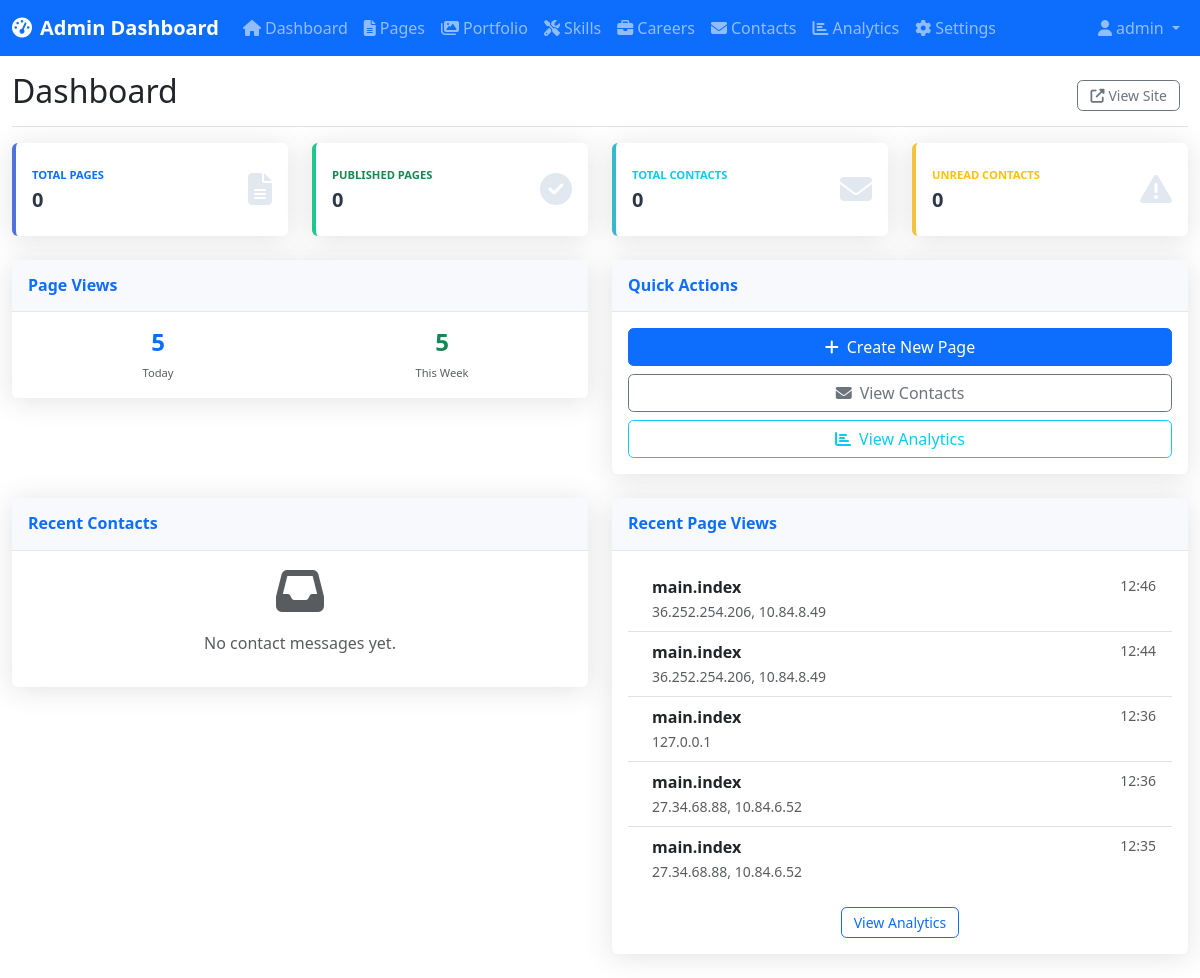
The page /admin/ (signed in) on the database as committed earlier.
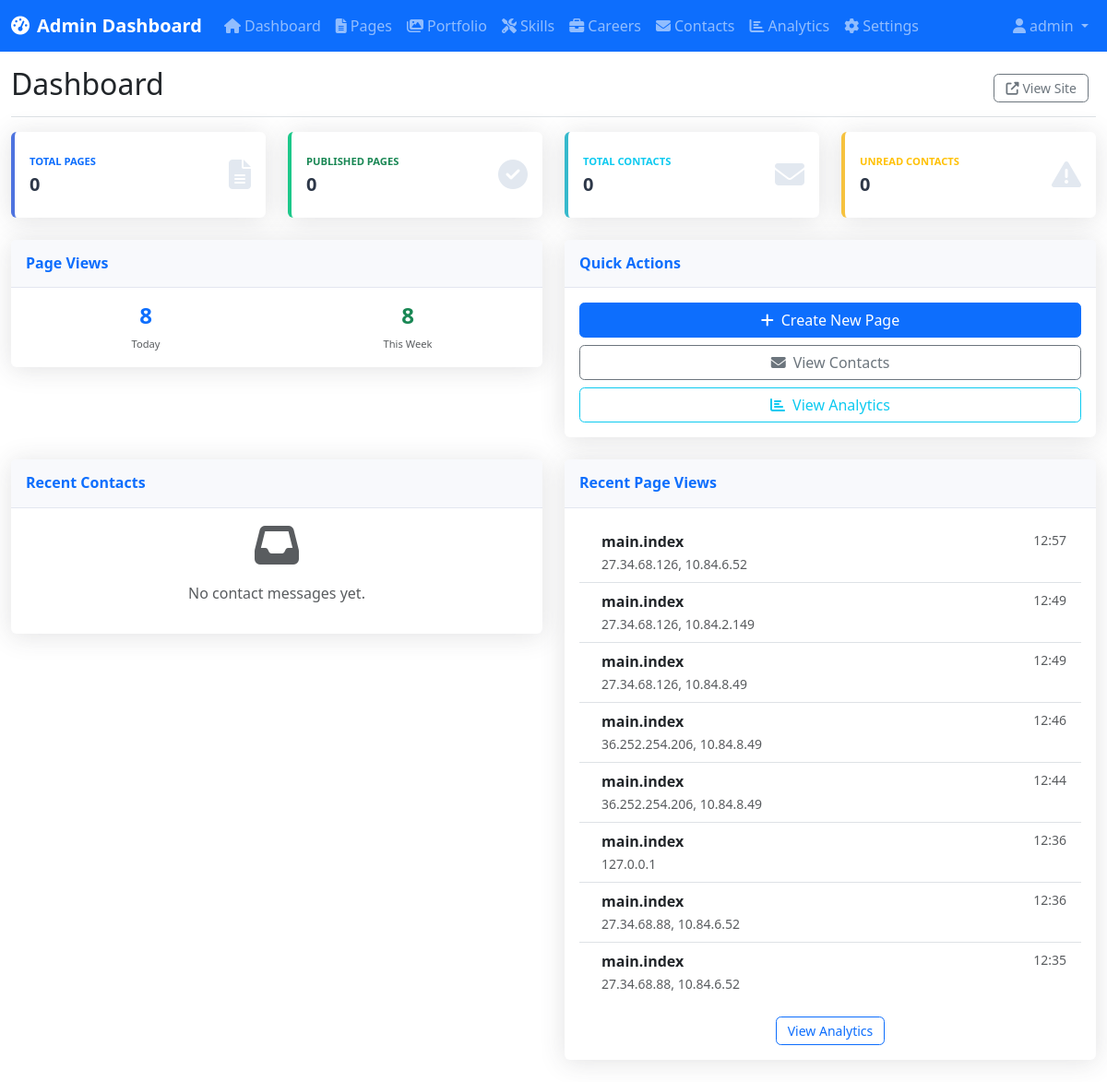
The same page on the database as committed later.
### models.py (models this page shows, shortened)
class Admin(UserMixin, db.Model):
    id = db.Column(db.Integer, primary_key=True)
    username = db.Column(db.String(64), unique=True, nullable=False)
    email = db.Column(db.String(120), unique=True, nullable=False)
    password_hash = db.Column(db.String(256), nullable=False)
    created_at = db.Column(db.DateTime, default=datetime.utcnow)
    last_login = db.Column(db.DateTime)
    active = db.Column(db.Boolean, default=True)

class Analytics(db.Model):
    id = db.Column(db.Integer, primary_key=True)
    page_url = db.Column(db.String(500), nullable=False)
    page_title = db.Column(db.String(200))
    ip_address = db.Column(db.String(45))
    user_agent = db.Column(db.String(500))
    referer = db.Column(db.String(500))
    timestamp = db.Column(db.DateTime, default=datetime.utcnow)
    session_id = db.Column(db.String(100))

### admin.py (the view)
@admin_bp.route('/')
@login_required
def dashboard():
    stats = {
        'total_pages': Page.query.count(),
        'published_pages': Page.query.filter_by(is_published=True).count(),
        'total_contacts': Contact.query.count(),
        'unread_contacts': Contact.query.filter_by(is_read=False).count(),
        'page_views_today': Analytics.query.filter(
            Analytics.timestamp >= datetime.utcnow().date()
        ).count(),
        'page_views_week': Analytics.query.filter(
            Analytics.timestamp >= datetime.utcnow() - timedelta(days=7)
        ).count(),
    }
    recent_contacts = Contact.query.order_by(Contact.created_at.desc()).limit(5).all()
    recent_views = Analytics.query.order_by(Analytics.timestamp.desc()).limit(10).all()
    return render_template('admin/dashboard.html',
                         stats=stats,
                         recent_contacts=recent_contacts,
                         recent_views=recent_views)

### templates/admin/dashboard.html (shortened to what this page needs)
{% extends "admin/base.html" %}
{% block content %}
<div class="d-flex justify-content-between flex-wrap flex-md-nowrap align-items-center pt-3 pb-2 mb-3 border-bottom">
    <h1 class="h2">Dashboard</h1>
    <div class="btn-toolbar mb-2 mb-md-0">
        <div class="btn-group me-2">
            <a href="{{ url_for('main.index') }}" class="btn btn-sm btn-outline-secondary" target="_blank">
                <i class="fas fa-external-link-alt me-1"></i>View Site
            </a>
        </div>
    </div>
</div>
<div class="row">
    <div class="col-xl-3 col-md-6 mb-4">
        <div class="card border-left-primary shadow h-100 py-2">
            <div class="card-body">
                <div class="row no-gutters align-items-center">
                    <div class="col me-2">
                        <div class="text-xs font-weight-bold text-primary text-uppercase mb-1">Total Pages</div>
                        <div class="h5 mb-0 font-weight-bold text-gray-800">{{ stats.total_pages }}</div>
                    </div>
                    <div class="col-auto">
                        <i class="fas fa-file-alt fa-2x text-gray-300"></i>
                    </div>
                </div>
            </div>
        </div>
    </div>
    <div class="col-xl-3 col-md-6 mb-4">
        <div class="card border-left-success shadow h-100 py-2">
            <div class="card-body">
                <div class="row no-gutters align-items-center">
                    <div class="col me-2">
                        <div class="text-xs font-weight-bold text-success text-uppercase mb-1">Published Pages</div>
                        <div class="h5 mb-0 font-weight-bold text-gray-800">{{ stats.published_pages }}</div>
                    </div>
                    <div class="col-auto">
                        <i class="fas fa-check-circle fa-2x text-gray-300"></i>
                    </div>
                </div>
            </div>
        </div>
    </div>
    <div class="col-xl-3 col-md-6 mb-4">
        <div class="card border-left-info shadow h-100 py-2">
            <div class="card-body">
                <div class="row no-gutters align-items-center">
                    <div class="col me-2">
                        <div class="text-xs font-weight-bold text-info text-uppercase mb-1">Total Contacts</div>
                        <div class="h5 mb-0 font-weight-bold text-gray-800">{{ stats.total_contacts }}</div>
                    </div>
                    <div class="col-auto">
                        <i class="fas fa-envelope fa-2x text-gray-300"></i>
                    </div>
                </div>
            </div>
        </div>
    </div>
    <div class="col-xl-3 col-md-6 mb-4">
        <div class="card border-left-warning shadow h-100 py-2">
            <div class="card-body">
                <div class="row no-gutters align-items-center">
                    <div class="col me-2">
                        <div class="text-xs font-weight-bold text-warning text-uppercase mb-1">Unread Contacts</div>
                        <div class="h5 mb-0 font-weight-bold text-gray-800">{{ stats.unread_contacts }}</div>
                    </div>
                    <div class="col-auto">
                        <i class="fas fa-exclamation-triangle fa-2x text-gray-300"></i>
                    </div>
                </div>
            </div>
        </div>
    </div>
</div>
<div class="row">
    <div class="col-xl-6 col-lg-7">
        <div class="card shadow mb-4">
            <div class="card-header py-3 d-flex flex-row align-items-center justify-content-between">
                <h6 class="m-0 font-weight-bold text-primary">Page Views</h6>
            </div>
            <div class="card-body">
                <div class="row">
                    <div class="col-6">
                        <div class="text-center">
                            <div class="h4 font-weight-bold text-primary">{{ stats.page_views_today }}</div>
                            <div class="text-xs text-muted">Today</div>
                        </div>
                    </div>
                    <div class="col-6">
                        <div class="text-center">
                            <div class="h4 font-weight-bold text-success">{{ stats.page_views_week }}</div>
                            <div class="text-xs text-muted">This Week</div>
                        </div>
                    </div>
                </div>
            </div>
        </div>
    </div>
    <div class="col-xl-6 col-lg-5">
        <div class="card shadow mb-4">
            <div class="card-header py-3 d-flex flex-row align-items-center justify-content-between">
                <h6 class="m-0 font-weight-bold text-primary">Quick Actions</h6>
            </div>
            <div class="card-body">
                <div class="d-grid gap-2">
                    <a href="{{ url_for('admin.new_page') }}" class="btn btn-primary">
                        <i class="fas fa-plus me-2"></i>Create New Page
                    </a>
                    <a href="{{ url_for('admin.contacts') }}" class="btn btn-outline-secondary">
                        <i class="fas fa-envelope me-2"></i>View Contacts
                    </a>
                    <a href="{{ url_for('admin.analytics') }}" class="btn btn-outline-info">
                        <i class="fas fa-chart-bar me-2"></i>View Analytics
                    </a>
                </div>
            </div>
        </div>
    </div>
</div>
<div class="row">
    <div class="col-lg-6">
        <div class="card shadow mb-4">
            <div class="card-header py-3">
                <h6 class="m-0 font-weight-bold text-primary">Recent Contacts</h6>
            </div>
            <div class="card-body">
                {% if recent_contacts %}
                    <div class="list-group list-group-flush">
                        {% for contact in recent_contacts %}
                        <div class="list-group-item d-flex justify-content-between align-items-start">
                            <div class="ms-2 me-auto">
                                <div class="fw-bold">{{ contact.name }}</div>
                                <small class="text-muted">{{ contact.email }}</small>
                                <div class="text-truncate" style="max-width: 300px;">{{ contact.message[:50] }}...</div>
                            </div>
                            <small class="text-muted">{{ contact.created_at.strftime('%m/%d') }}</small>
                        </div>
                        {% endfor %}
                    </div>
                    <div class="text-center mt-3">
                        <a href="{{ url_for('admin.contacts') }}" class="btn btn-sm btn-outline-primary">View All</a>
                    </div>
                {% else %}
                    <div class="text-center text-muted">
                        <i class="fas fa-inbox fa-3x mb-3"></i>
                        <p>No contact messages yet.</p>
                    </div>
                {% endif %}
            </div>
        </div>
    </div>
    <div class="col-lg-6">
        <div class="card shadow mb-4">
            <div class="card-header py-3">
                <h6 class="m-0 font-weight-bold text-primary">Recent Page Views</h6>
            </div>
            <div class="card-body">
                {% if recent_views %}
                    <div class="list-group list-group-flush">
                        {% for view in recent_views %}
                        <div class="list-group-item d-flex justify-content-between align-items-start">
                            <div class="ms-2 me-auto">
                                <div class="fw-bold">{{ view.page_title or view.page_url }}</div>
                                <small class="text-muted">{{ view.ip_address }}</small>
                            </div>
                            <small class="text-muted">{{ view.timestamp.strftime('%H:%M') }}</small>
                        </div>
                        {% endfor %}
                    </div>
                    <div class="text-center mt-3">
                        <a href="{{ url_for('admin.analytics') }}" class="btn btn-sm btn-outline-primary">View Analytics</a>
                    </div>
                {% else %}
                    <div class="text-center text-muted">
                        <i class="fas fa-chart-line fa-3x mb-3"></i>
                        <p>No page views tracked yet.</p>
                    </div>
                {% endif %}
            </div>
        </div>
    </div>
</div>
{% endblock %}

### templates/admin/base.html (shortened to what this page needs)
<!DOCTYPE html>
<html lang="en">
<head>
    <link href="https://cdn.jsdelivr.net/npm/bootstrap@5.3.0/dist/css/bootstrap.min.css" rel="stylesheet">
    <link rel="stylesheet" href="https://cdnjs.cloudflare.com/ajax/libs/font-awesome/6.4.0/css/all.min.css">
    <link rel="stylesheet" href="{{ url_for('static', filename='css/admin.css') }}">
</head>
<body>
    <nav class="navbar navbar-expand-lg navbar-dark bg-primary">
        <div class="container-fluid">
            <a class="navbar-brand" href="{{ url_for('admin.dashboard') }}">
                <i class="fas fa-tachometer-alt me-2"></i>Admin Dashboard
            </a>
            <div class="collapse navbar-collapse" id="navbarNav">
                <ul class="navbar-nav me-auto">
                    <li class="nav-item">
                        <a class="nav-link" href="{{ url_for('admin.dashboard') }}">
                            <i class="fas fa-home me-1"></i>Dashboard
                        </a>
                    </li>
                    <li class="nav-item">
                        <a class="nav-link" href="{{ url_for('admin.pages') }}">
                            <i class="fas fa-file-alt me-1"></i>Pages
                        </a>
                    </li>
                    <li class="nav-item">
                        <a class="nav-link" href="{{ url_for('admin.portfolio') }}">
                            <i class="fas fa-images me-1"></i>Portfolio
                        </a>
                    </li>
                    <li class="nav-item">
                        <a class="nav-link" href="{{ url_for('admin.skills') }}">
                            <i class="fas fa-tools me-1"></i>Skills
                        </a>
                    </li>
                    <li class="nav-item">
                        <a class="nav-link" href="{{ url_for('admin.careers') }}">
                            <i class="fas fa-briefcase me-1"></i>Careers
                        </a>
                    </li>
                    <li class="nav-item">
                        <a class="nav-link" href="{{ url_for('admin.contacts') }}">
                            <i class="fas fa-envelope me-1"></i>Contacts
                        </a>
                    </li>
                    <li class="nav-item">
                        <a class="nav-link" href="{{ url_for('admin.analytics') }}">
                            <i class="fas fa-chart-bar me-1"></i>Analytics
                        </a>
                    </li>
                    <li class="nav-item">
                        <a class="nav-link" href="{{ url_for('admin.settings') }}">
                            <i class="fas fa-cog me-1"></i>Settings
                        </a>
                    </li>
                </ul>
                <ul class="navbar-nav">
                    <li class="nav-item dropdown">
                        <a class="nav-link dropdown-toggle" href="#" role="button" data-bs-toggle="dropdown">
                            <i class="fas fa-user me-1"></i>{{ current_user.username }}
                        </a>
                    </li>
                </ul>
            </div>
        </div>
    </nav>
    <div class="container-fluid">
        <div class="row">
            <main class="col-12">
                {% block content %}{% endblock %}
            </main>
        </div>
    </div>
</body>
</html>

### static/css/admin.css (style rules this page uses)
:root { --primary-color: #4e73df; --success-color: #1cc88a; --info-color: #36b9cc; --warning-color: #f6c23e; --danger-color: #e74a3b; --secondary-color: #858796; --light-color: #f8f9fc; --dark-color: #1a202c; }
.border-left-primary { border-left: 0.25rem solid var(--primary-color) !important; }
.border-left-success { border-left: 0.25rem solid var(--success-color) !important; }
.border-left-info { border-left: 0.25rem solid var(--info-color) !important; }
.border-left-warning { border-left: 0.25rem solid var(--warning-color) !important; }
.text-xs { font-size: 0.7rem !important; }
.font-weight-bold { font-weight: 700 !important; }
.text-gray-800 { color: #2d3748 !important; }
.text-gray-300 { color: #e2e8f0 !important; }
.card { box-shadow: 0 0.15rem 1.75rem 0 rgba(58, 59, 69, 0.15) !important; border: none; }
.card-header { background-color: #f8f9fc; border-bottom: 1px solid #e3e6f0; }
.btn { font-weight: 500; border-radius: 0.35rem; }
.btn-sm { font-size: 0.875rem; padding: 0.25rem 0.75rem; }
.navbar-brand { font-weight: 600; }
.nav-link { font-weight: 500; }

### templates/admin/dashboard.html (style rules this page uses)
.border-left-primary { border-left: 0.25rem solid #4e73df !important; }
.border-left-success { border-left: 0.25rem solid #1cc88a !important; }
.border-left-info { border-left: 0.25rem solid #36b9cc !important; }
.border-left-warning { border-left: 0.25rem solid #f6c23e !important; }
.text-xs { font-size: 0.7rem; }

Rows that differ between the two databases and show on the page:
added Analytics: page_title "main.index", ip_address "27.34.68.126, 10.84.6.52", timestamp "12:57"
added Analytics: page_title "main.index", ip_address "27.34.68.126, 10.84.2.149", timestamp "12:49"
added Analytics: page_title "main.index", ip_address "27.34.68.126, 10.84.8.49", timestamp "12:49"
Other text that changed with them:
{{ stats.page_views_today }}: "5" → "8"
{{ stats.page_views_week }}: "5" → "8"
